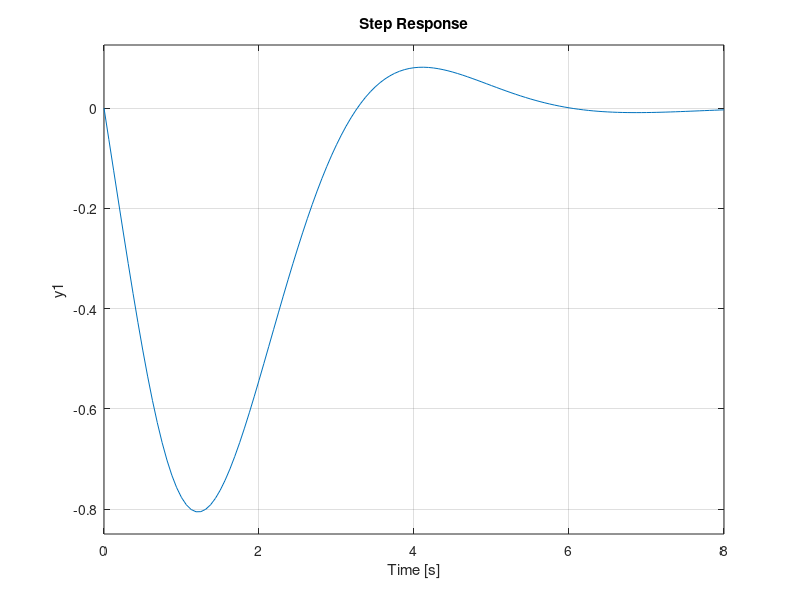

The MATLAB script that drew this image:
A = [0 -1 0 0 0; 0 0 1 0 0; 0 0 0 1 0; 0 0 0 0 1; 0 0 0 -0.0264 -2.0132];
B = [0 0 0 0 0.02]';
Bd = [1 0 0 0 0]';
C = [1 0 0 0 0];

A_a = [A zeros(5, 1); C 0];   % Augmented system matrix
B_a = [B; 0];          % Augmented input matrix
Bd_a = [Bd; 0];        % Augmented disturbance matrix
Br = [0; 0; 0; 0; 0; -1];  % Reference input affects integral state

% Choose closed-loop poles for stability and performance
desired_poles_aug = [-0.8+1.14j, -0.8-1.14j, -2, -3, -4, -5];

K = place(A_a, B_a, desired_poles_aug);

A_new = A_a - B_a*K;
B_new = Br;
B_new = [0 1; 0 0; 0 0; 0 0; 0 0; -1 0]
C_new = [C 0; 0 1 0 0 0 0];
D_new = [0 0; 0 0];

%A_new = [0 -1 0 0 0 0 0; 0 0 1 0 0 0 0; 0 0 0 1 0 0 0; 0 0 0 0 1 0 0; 0 0 0 -0.0264 -2.0132 0 0; 1 0 0 0 0 0 0; 0 0 0 0 0 1 0] 
%B_new = [0 1; 0 0; 0 0; 0 0; 0 0; -1 0; 0 0]

%%
state = ss(A_new, B_new, C_new, D_new)


%%
desired_poles_aug = [-0.8+1.14j, -0.8-1.14j, -3, -4, -5];

K = place(A, B, desired_poles_aug);

A_new = A-B*K;
B_new = Bd;
C_new = [0 1 0 0 0];
B_new = [0 -1 0 0 0]';

state = ss(A_new, B_new, C_new, 0);

step(state)

%%
A = [0 1 0 0 0 0; 0 0 1 0 0 0; 0 0 0 1 0 0; 0 0 0 0 1 0; 0 0 0 -0.0264 -2.0132 0; 1 0 0 0 0 0];
B = [0 0 0 0 0.02 0]';
C = [1 0 0 0 0 0];

ev = 0.1;
zeta = 0.4;
t_tr = 10;
w_tr = 4/(zeta*t_tr)
w_ev = 2 * zeta / ev 
w = w_tr
ev = 2*zeta/w
% w = max(w_tr, w_ev)

pol = roots([1 2*zeta*w w^2])

%desired_poles_aug = [-1+1.14j, -1-1.14j, -20, -21, -22, -23];
desired_poles_aug = [pol(1), pol(2), -20, -21, -22, -23];
%desired_poles_aug = [p1, p2, p3, p4, p5, p6];
K = place(A, B, desired_poles_aug);

A_new = A-B*K;
B_new = [0 0 0 0 0 -1]';
C_new = C;

state = ss(A_new, B_new, C_new, 0);

u0=20; g=9.81; m=1000; f=0.015; Theta=0;
rho=1.202; A=1; Cd=0.5; uw=2;
Tau=(m/(rho*A*Cd*(u0+uw))); K=Tau/m;

G_cl = zpk([], [0 -2], 20);
G_long = tf(K, [Tau 1]);

Gp = G_cl * G_long * tf(1, [1 0]);

state = tf(state)
gr = minreal(state / (Gp-Gp*state))

[numF, denF] = tfdata(Gp, "v");
[numACC, denACC] = tfdata(gr, 'v');
